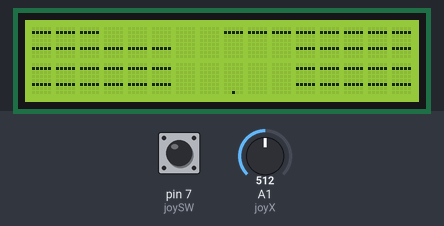
A sketch run on a simulated Arduino Uno, built with avr-gcc and run on an emulated ATmega328P. On the bench: 16×2 character LCD. The test bench sets the inputs (shaded band); at power-on: A1 (joyX) = 512, pin 7 (joySW) HIGH. Random numbers use the default seed unless the sketch sets one.

Above: at 2.3 s.
2.4 s: A1 (joyX) set to 653
5.4 s: A1 (joyX) set to 676
At 6.8 s:
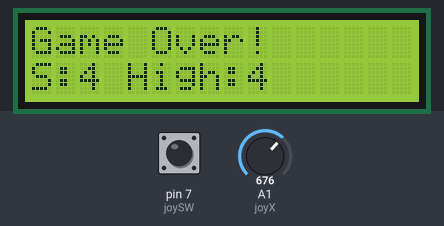
7.8 s: pin 7 (joySW) pulled LOW for 0.15 s
At 7.96 s:
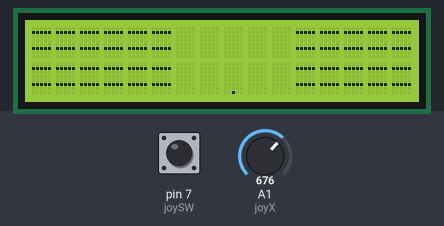
8.5 s: A1 (joyX) set to 306
At 9.56 s:
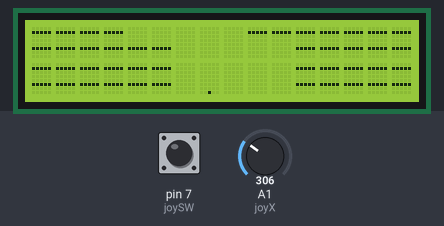
11.5 s: pin 7 (joySW) pulled LOW for 1 s
At 13.6 s:
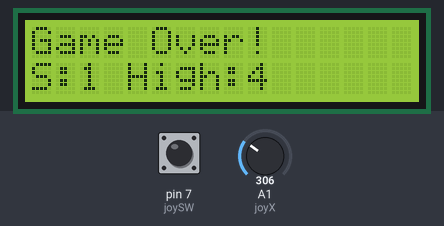
14.6 s: pin 7 (joySW) pulled LOW for 3.2 s
At 15.08 s:
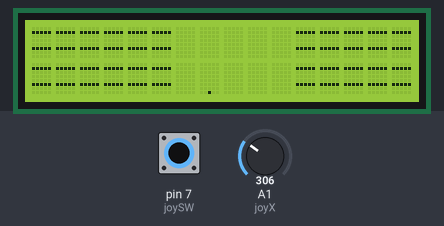
Timing chart, 0 to 17.6 s (numbered marks = the images above; inputs shaded):
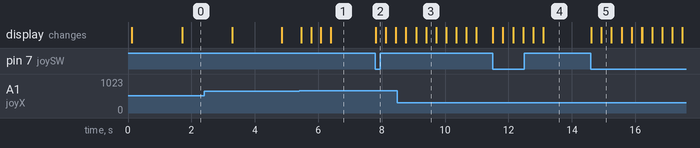

Measured:
- the behaviour switches between 662 and 663 on A1 (joyX) (found by bisection; images 0 and 1)
- after the input at 7.8 s, the display: changes at once (image 2)
- after the input at 11.5 s, the display: first changes at once (image 4 shows a later state)
- after the input at 14.6 s, the display: first changes at once (image 5 shows a later state)

The sketch:

parkour_game.ino
```cpp
#include <LiquidCrystal.h>

LiquidCrystal lcd(12, 11, 5, 4, 3, 2);

const int joyX = A1;
const int joyY = A2; // not used for movement, only as extra entropy for seeding
const int joySW = 7;

const uint8_t COLS = 16;

// Wall speed starts slow and ramps up as the score increases, down to a
// floor so it never becomes unplayable. Player speed is always 1/5th of
// the current wall interval, so it stays 5x as fast as the walls.
const unsigned long WALL_INTERVAL_START_MS = 1600;
const unsigned long WALL_INTERVAL_MIN_MS = 500;
const unsigned long WALL_INTERVAL_STEP_MS = 20; // speedup per wall tick

unsigned long wallInterval;
unsigned long playerInterval;

// Single master timer driven at player speed. The wall only ever
// shifts as an action appended to every 5th player tick (subTick wraps
// 0..4), so player movement is applied unconditionally on every tick,
// including the tick where the walls also move.
unsigned long lastTick;
uint8_t subTick;

// Max columns the gap is allowed to jump from one spawned line to the
// next. Kept small early on so the path is always reachable, then
// widened as the wall speed ramps up, in step with the same progress
// used for the speed ramp.
const int GAP_JUMP_START = 3;
const int GAP_JUMP_MAX = 6;
int gapJump;

// Gap width (in columns) starts wide and forgiving, then narrows down
// to a single column as the game gets harder, on the same ramp.
const int GAP_WIDTH_START = 5;
const int GAP_WIDTH_MIN = 1;
int gapWidthCurrent; // width used for newly spawned lines

// Joystick centers vary board to board, so calibrate at boot instead of
// hardcoding thresholds (assumes the stick is untouched at power-up).
int joyCenterX;
const int JOY_DEADZONE = 150;

// wallGapStart[i] / wallGapWidth[i] describe the gap (columns with NO
// wall) for that line: columns [start, start + width - 1] are open,
// everything else in that line is a wall. Width is frozen at spawn
// time per line, even as gapWidthCurrent narrows for future spawns.
// Index 0 = top LCD row,    pixel-row 2 (topmost line, spawns here)
// Index 1 = top LCD row,    pixel-row 6
// Index 2 = bottom LCD row, pixel-row 2
// Index 3 = bottom LCD row, pixel-row 6 (last row shown before a line
//           scrolls off screen; that's when it's checked, see below)
int wallGapStart[4];
int wallGapWidth[4];

int playerCol;
bool gameOver;
unsigned long score;
unsigned long highScore; // persists across rounds, resets on power cycle

// Each custom character encodes 3 independent bits as pixels:
//   row index 1 (2nd from top) -> wall1 bar
//   row index 5 (6th from top) -> wall2 bar
//   row index 7 (bottom)       -> player dot
// 2^3 = 8 combinations, exactly filling the 8 available CGRAM slots.
void buildChar(uint8_t idx, bool player, bool w1, bool w2) {
  byte data[8];
  data[0] = 0b00000;
  data[1] = w1 ? 0b11111 : 0b00000;
  data[2] = 0b00000;
  data[3] = 0b00000;
  data[4] = 0b00000;
  data[5] = w2 ? 0b11111 : 0b00000;
  data[6] = 0b00000;
  data[7] = player ? 0b00100 : 0b00000;
  lcd.createChar(idx, data);
}

void setupChars() {
  for (uint8_t i = 0; i < 8; i++) {
    buildChar(i, i & 0x4, i & 0x2, i & 0x1);
  }
}

uint8_t charIndex(bool player, bool w1, bool w2) {
  return (player ? 4 : 0) | (w1 ? 2 : 0) | (w2 ? 1 : 0);
}

void calibrateJoystick() {
  long sum = 0;
  const uint8_t samples = 16;
  for (uint8_t i = 0; i < samples; i++) {
    sum += analogRead(joyX);
    delay(2);
  }
  joyCenterX = sum / samples;
}

void resetGame() {
  playerCol = COLS / 2;
  gapWidthCurrent = GAP_WIDTH_START;
  // Start every line clear around the player's column so there's no
  // chance of an instant collision; hazards only appear as new lines
  // spawn at the top and scroll down.
  int startGapStart = constrain(playerCol - gapWidthCurrent / 2, 0, (int)COLS - gapWidthCurrent);
  for (uint8_t i = 0; i < 4; i++) {
    wallGapStart[i] = startGapStart;
    wallGapWidth[i] = gapWidthCurrent;
  }
  gameOver = false;
  score = 0;
  wallInterval = WALL_INTERVAL_START_MS;
  playerInterval = wallInterval / 5;
  gapJump = GAP_JUMP_START;
  subTick = 0;
  lastTick = millis();
}

bool inGap(uint8_t col, uint8_t lineIdx) {
  return (int)col >= wallGapStart[lineIdx] && (int)col < wallGapStart[lineIdx] + wallGapWidth[lineIdx];
}

void render() {
  for (uint8_t c = 0; c < COLS; c++) {
    bool topW1 = !inGap(c, 0);
    bool topW2 = !inGap(c, 1);
    bool botW1 = !inGap(c, 2);
    bool botW2 = !inGap(c, 3);
    bool isPlayer = (c == playerCol);

    lcd.setCursor(c, 0);
    lcd.write(charIndex(false, topW1, topW2));

    lcd.setCursor(c, 1);
    lcd.write(charIndex(isPlayer, botW1, botW2));
  }
}

void showGameOver() {
  if (score > highScore) {
    highScore = score;
  }
  lcd.clear();
  lcd.setCursor(0, 0);
  lcd.print("Game Over!");
  lcd.setCursor(0, 1);
  lcd.print("S:");
  lcd.print(score);
  lcd.print(" High:");
  lcd.print(highScore);
}

void setup() {
  pinMode(joySW, INPUT_PULLUP);
  calibrateJoystick();
  // XOR in micros() and the (unused-for-movement) Y axis so the seed
  // differs run to run even if X/Y happen to read the same at boot.
  randomSeed(analogRead(joyY) ^ micros());
  lcd.begin(16, 2);
  setupChars();
  resetGame();
  render();
}

void movePlayer() {
  int x = analogRead(joyX);
  // Wrap left/right off the edges, Pac-Man style.
  if (x < joyCenterX - JOY_DEADZONE) {
    playerCol = (playerCol == 0) ? COLS - 1 : playerCol - 1;
  } else if (x > joyCenterX + JOY_DEADZONE) {
    playerCol = (playerCol == COLS - 1) ? 0 : playerCol + 1;
  }
}

// Returns false if this shift kills the player.
bool shiftWalls() {
  // The line currently in slot 3 is the one about to scroll off the
  // bottom of the screen this tick -- that's the only moment a
  // collision is checked, not while it's still visible in that row.
  int exitingStart = wallGapStart[3];
  int exitingWidth = wallGapWidth[3];

  wallGapStart[3] = wallGapStart[2];
  wallGapWidth[3] = wallGapWidth[2];
  wallGapStart[2] = wallGapStart[1];
  wallGapWidth[2] = wallGapWidth[1];
  wallGapStart[1] = wallGapStart[0];
  wallGapWidth[1] = wallGapWidth[0];

  // New gap must be within gapJump columns of the previous spawned
  // gap (now sitting in slot 1), so the path is always walkable, and
  // must fully fit on screen given the current width.
  int minCol = max(0, wallGapStart[1] - gapJump);
  int maxCol = min((int)COLS - gapWidthCurrent, wallGapStart[1] + gapJump);
  if (minCol > maxCol) {
    minCol = maxCol = constrain(wallGapStart[1], 0, (int)COLS - gapWidthCurrent);
  }
  wallGapStart[0] = random(minCol, maxCol + 1);
  wallGapWidth[0] = gapWidthCurrent;
  score++;

  if (wallInterval > WALL_INTERVAL_MIN_MS) {
    unsigned long shrink = min(WALL_INTERVAL_STEP_MS, wallInterval - WALL_INTERVAL_MIN_MS);
    wallInterval -= shrink;
    playerInterval = wallInterval / 5;
  }

  // Widen the allowed gap jump and narrow the gap width in step with
  // how far the speed has ramped, so both reach their hardest values
  // right as the speed bottoms out.
  unsigned long speedRange = WALL_INTERVAL_START_MS - WALL_INTERVAL_MIN_MS;
  unsigned long progressed = WALL_INTERVAL_START_MS - wallInterval;
  gapJump = GAP_JUMP_START + (int)((long)(GAP_JUMP_MAX - GAP_JUMP_START) * progressed / speedRange);
  gapWidthCurrent = GAP_WIDTH_START - (int)((long)(GAP_WIDTH_START - GAP_WIDTH_MIN) * progressed / speedRange);

  return playerCol >= exitingStart && playerCol < exitingStart + exitingWidth;
}

void loop() {
  unsigned long now = millis();

  if (gameOver) {
    if (digitalRead(joySW) == LOW) {
      resetGame();
      render();
    }
    return;
  }

  if (now - lastTick < playerInterval) {
    return;
  }
  lastTick += playerInterval;

  // Player movement is unconditional on every tick, whether or not
  // this tick also happens to shift the walls.
  movePlayer();

  subTick++;
  if (subTick >= 5) {
    subTick = 0;
    if (!shiftWalls()) {
      gameOver = true;
      showGameOver();
      return;
    }
  }

  render();
}
```
